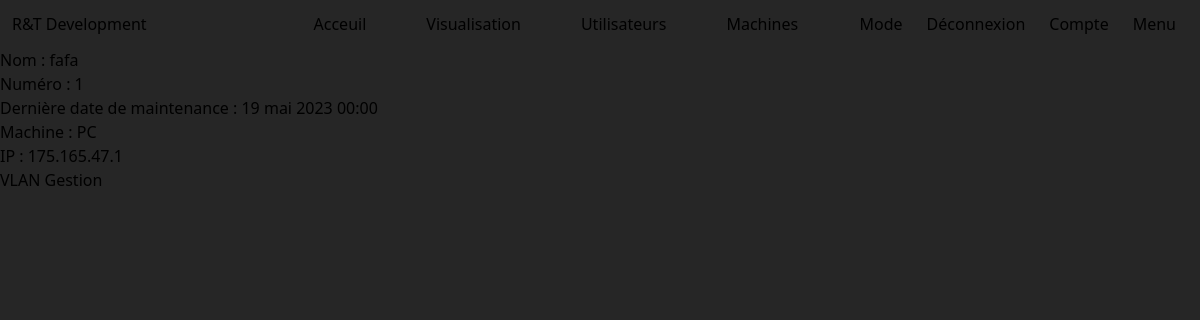
/computerApp/machines/1 (signed in), run on the app's committed database.
### computerApp/models.py (models this page shows)
class Machine(models.Model):
    TYPE = (
        ('PC', ('PC - Run windows')),
        ('Mac', ('Mac - Run MacOS')),
        ('Serveur', ('Serveur - Simple Server to deploy virtual machines')),
        ('switch', ('Switch - To maintains and connect servers')),
    )
    VLAN = (
        ('Gestion',('77')),
        ('Clients',('10')),
        ('Services',('20')),
    )
    id = models.AutoField(primary_key=True, editable=False)
    nom = models.CharField(max_length = 20, default='NomParDefault')
    maintenanceDate = models.DateTimeField(auto_now_add=True)
    mach = models.CharField(max_length = 32, choices=TYPE, default='PC')
    ip = models.CharField(max_length = 32, default='127.0.0.1')
    vlan = models.CharField(max_length= 32, choices=VLAN, default='Gestion')

### computerApp/views.py (the view)
# urls.py: path('machines/<pk>',views.machine_detail_view, name='machine-detail'),
@login_required
def machine_detail_view(request, pk) :
    machine = get_object_or_404 (Machine, id=pk)
    context={'machine':machine}
    return render(request,
        'machine_detail.html',
        context)

### theme/context_processors.py (called while the page is built)
def theme(request):
    if 'is_dark_theme' in request.session:
        is_dark_theme = request.session.get('is_dark_theme')
        return {'is_dark_theme': is_dark_theme}
    return {'is_dark_theme': False}

### computerApp/templates/machine_detail.html
{% extends "index.html" %}
{% block content %}
Nom : {{machine.nom}}  <br>
Numéro : {{machine.id}}  <br>
Dernière date de maintenance : {{machine.maintenanceDate}}  <br>
Machine : {{machine.mach}}  <br>
IP : {{machine.ip}} <br>
VLAN {{machine.vlan}}
{% endblock %}

### data on the page
Machine: nom "fafa", id "1", maintenanceDate "19 mai 2023 00:00", mach "PC", ip "175.165.47.1", vlan "Gestion"
